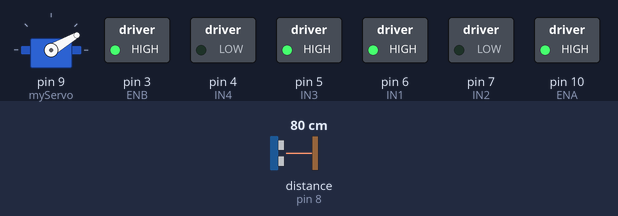
The sketch below on a simulated Arduino Uno, built with avr-gcc and run on an emulated ATmega328P. Parts: servo, switched loads named in the sketch (green lamp = pin HIGH). Wiring (inferred from the names in the program): ultrasonic range finder: trigger pin 11; echo pin 8. The inputs (shaded band) are chosen by the test bench; at power-on: distance to the obstacle (sensor on pin 8) 80 cm. The echo pulse lasts 58.3 µs per cm; pins used as bus, display or sensor lines are not drawn; what the sketch prints to the serial monitor is not drawn.

Above: at 1.3 s.
1.4 s: distance to the obstacle (sensor on pin 8) set to 13 cm
4.4 s: distance to the obstacle (sensor on pin 8) set to 10 cm
At 4.9 s:
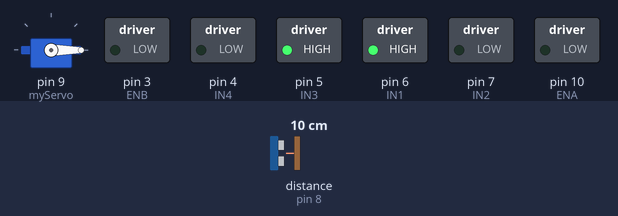
7.4 s: distance to the obstacle (sensor on pin 8) set to 18 cm
At 7.9 s:
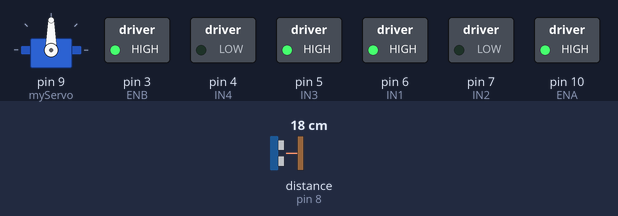
10.4 s: distance to the obstacle (sensor on pin 8) set to 2 cm
At 10.9 s:
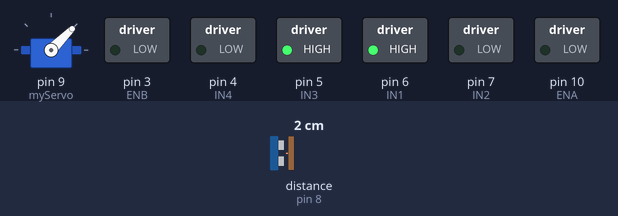
13.4 s: distance to the obstacle (sensor on pin 8) set to 35 cm
At 13.9 s:
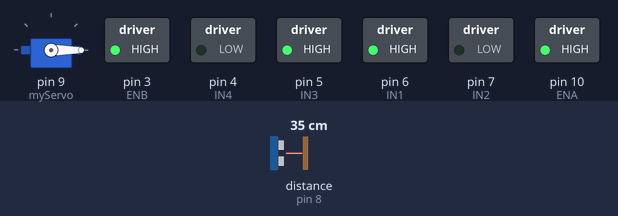
Timing chart, 0 to 17.4 s (numbered marks = the images above; inputs shaded):
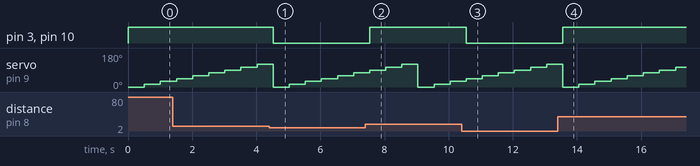

Measured:
- the behaviour switches between 12 and 11 cm on distance to the obstacle (sensor on pin 8) (found by bisection; images 0 and 1)
- after the input at 4.4 s, pin 3 (ENB), pin 10 (ENA): HIGH → LOW after 0.13 s
- after the input at 7.4 s, pin 3 (ENB), pin 10 (ENA): LOW → HIGH after 0.14 s
- after the input at 10.4 s, pin 3 (ENB), pin 10 (ENA): HIGH → LOW after 0.15 s
- after the input at 13.4 s, pin 3 (ENB), pin 10 (ENA): LOW → HIGH after 0.16 s

The sketch:

CarCOde.ino
```cpp
// Define motor control pins
// ENA and ENB are PWM pins to control motor speed
// IN1, IN2 control the first motor direction
// IN3, IN4 control the second motor direction
// Pins assignment:
// 10 = ENA (Motor A speed control)
// 6  = IN1 (Motor A direction)
// 7  = IN2 (Motor A direction)
// 5  = IN3 (Motor B direction)
// 4  = IN4 (Motor B direction)
// 3  = ENB (Motor B speed control)

#include <Servo.h> // Include Servo library to control the servo motor

Servo myServo; // Create a Servo object
long duration; // Variable to store the time it takes for ultrasonic pulse to return
int distance;  // Variable to store the calculated distance in cm

// Define ultrasonic sensor pins
#define TRIG 11 // Trigger pin of ultrasonic sensor
#define ECHO 8  // Echo pin of ultrasonic sensor

void setup() {
  // Initialize serial communication at 9600 baud
  Serial.begin(9600);

  // Set ultrasonic sensor pins
  pinMode(TRIG, OUTPUT); // TRIG pin will send pulses
  pinMode(ECHO, INPUT);  // ECHO pin will receive pulses

  // Set motor pins as OUTPUT
  pinMode(10, OUTPUT); // ENA
  pinMode(6, OUTPUT);  // IN1
  pinMode(7, OUTPUT);  // IN2
  pinMode(3, OUTPUT);  // ENB
  pinMode(5, OUTPUT);  // IN3
  pinMode(4, OUTPUT);  // IN4

  // Set both motors to move forward initially
  digitalWrite(6, HIGH); // Motor A IN1 HIGH
  digitalWrite(7, LOW);  // Motor A IN2 LOW
  digitalWrite(5, HIGH); // Motor B IN3 HIGH
  digitalWrite(4, LOW);  // Motor B IN4 LOW

  // Turn on motors at full speed
  digitalWrite(10, HIGH); // ENA HIGH -> Motor A ON
  digitalWrite(3, HIGH);  // ENB HIGH -> Motor B ON

  // Print message to serial monitor
  Serial.println("Robot started");
}

void loop() {

  myServo.attach(9); // Attach the servo motor to pin 9

  for (int angle = 0; angle <130; angle+=15){

  myServo.write(angle);


  // Ultrasonic distance measurement
  digitalWrite(TRIG, LOW);           // Ensure TRIG is LOW
  delayMicroseconds(2);              // Short delay
  digitalWrite(TRIG, HIGH);          // Send ultrasonic pulse
  delayMicroseconds(10);             // Pulse duration
  digitalWrite(TRIG, LOW);           // Stop pulse

  // Read the echo time (duration for pulse to return)
  duration = pulseIn(ECHO, HIGH);

  // Convert duration to distance in cm
  distance = duration * 0.034 / 2;

  // Print distance to serial monitor
  Serial.print("Distance: ");
  Serial.print(distance);
  Serial.println(" cm");

  // Check for obstacles closer than 10 cm
  if (distance > 0 && distance <= 10) {
    // Stop both motors if obstacle detected
    digitalWrite(10, LOW); // Motor A OFF
    digitalWrite(3, LOW);  // Motor B OFF
    Serial.println("Obstacle detected — Motors STOP");
  } else {
    // Otherwise, keep motors moving forward
    digitalWrite(6, HIGH); // Motor A IN1 HIGH
    digitalWrite(7, LOW);  // Motor A IN2 LOW
    digitalWrite(5, HIGH); // Motor B IN3 HIGH
    digitalWrite(4, LOW);  // Motor B IN4 LOW

    digitalWrite(10, HIGH); // Motor A ON
    digitalWrite(3, HIGH);  // Motor B ON
  }

  delay(500); // Wait 0.5 seconds before next loop iteration
  }
  myServo.write(0);
}
```
